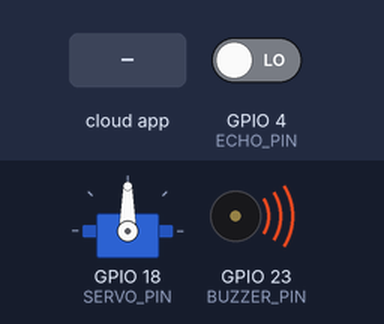
Recording of a sketch running on a simulated ESP32. Shown: servo, buzzer (waves = sounding, pin HIGH). The inputs (shaded band) are chosen by the test bench; at power-on: GPIO 4 (ECHO_PIN) LOW. WiFi joins after 1.5 s; servers stay silent unless stated; pins used as bus, display or sensor lines are not drawn; what the sketch prints to the serial monitor is not drawn.

Above: at 3.8 s.
3.9 s: the phone or cloud app sets state to UNLOCKED
At 4.3 s:
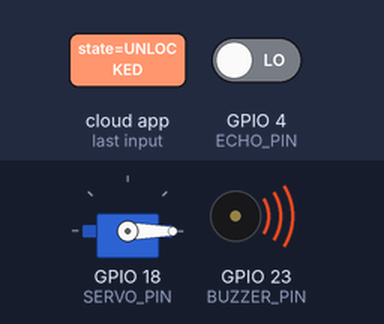
5.4 s: the phone or cloud app sets state to LOCKED
At 5.8 s:
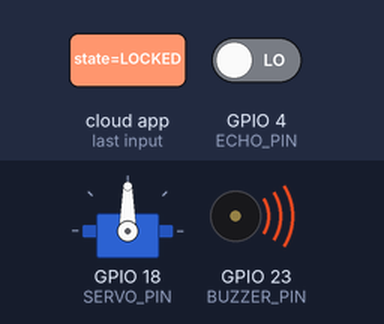
Timing chart, 0 to 8.4 s (numbered marks = the images above; inputs shaded):
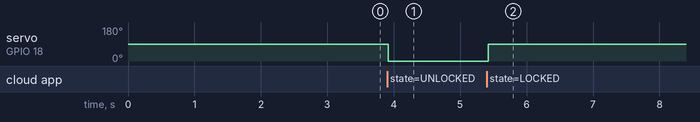

The sketch:

smart_lockbox.ino
```cpp
#include <WiFi.h>
#include <Firebase_ESP_Client.h>
#include <ESP32Servo.h>

/* WIFI & FIREBASE */
#define WIFI_SSID "YOUR WIFI_NAME"
#define WIFI_PASSWORD "YOUR_WIFI_PASSWORD"
#define API_KEY "YOUR_API_KEY"
#define DATABASE_URL "FIREBASE_DATABASE_URL"

/* PINS & SETTINGS */
#define SERVO_PIN 18
#define SERVO_OPEN_ANGLE 0
#define SERVO_LOCK_ANGLE 90
#define TRIG_PIN 5
#define ECHO_PIN 4
#define BUZZER_PIN 23

#define BUZZER_TOTAL_DURATION 10000
#define BEEP_ON_MS 400
#define BEEP_OFF_MS 400

FirebaseData fbdo;
FirebaseData stream;
FirebaseAuth auth;
FirebaseConfig config;
Servo lockServo;

/* --- THREAD-SAFE COMMUNICATION FLAGS --- */
volatile bool cmdOpenBox = false;
volatile bool cmdCloseBox = false;
volatile bool cmdStartBuzzer = false;
volatile bool systemUnlocked = false;

volatile bool reqUploadKey = false;
volatile bool currentKeyStatus = true;

/* STATE VARIABLES */
String lastBuzzerPattern = "NONE";
bool lastKeyPresent = true;

/* SENSOR CONTROL */
float EMPTY_LOW = 7.0;
float EMPTY_HIGH = 8.5;
volatile unsigned long echoStart = 0;
volatile unsigned long echoDuration = 0;
volatile bool newDistanceReady = false;

/* DEBOUNCE VARIABLES */
bool candidateKeyPresent = true;
unsigned long candidateKeyTime = 0;

/* ---------------- HARDWARE INTERRUPT ---------------- */
void IRAM_ATTR echoInterrupt() {
  if (digitalRead(ECHO_PIN) == HIGH) {
    echoStart = micros();
  } else {
    echoDuration = micros() - echoStart;
    newDistanceReady = true;
  }
}

/* ---------------- SETUP ---------------- */
void setup() {
  Serial.begin(115200);

  pinMode(TRIG_PIN, OUTPUT);
  pinMode(ECHO_PIN, INPUT);
  pinMode(BUZZER_PIN, OUTPUT);
  digitalWrite(BUZZER_PIN, HIGH); // Active LOW off

  attachInterrupt(digitalPinToInterrupt(ECHO_PIN), echoInterrupt, CHANGE);

  // Initial Servo Lock
  lockServo.attach(SERVO_PIN);
  lockServo.write(SERVO_LOCK_ANGLE);
  delay(1000);
  lockServo.detach();

  WiFi.begin(WIFI_SSID, WIFI_PASSWORD);
  Serial.print("Connecting WiFi");
  while (WiFi.status() != WL_CONNECTED) {
    delay(500);
    Serial.print(".");
  }
  Serial.println("\nWiFi connected");

  config.api_key = API_KEY;
  config.database_url = DATABASE_URL;

  config.timeout.serverResponse = 10 * 1000;
  config.timeout.socketConnection = 10 * 1000;

  Firebase.signUp(&config, &auth, "", "");
  Firebase.begin(&config, &auth);
  Firebase.reconnectWiFi(true);

  if (!Firebase.RTDB.beginStream(&stream, "/lockboxes/SmartLock_123/lockbox")) {
    Serial.println("Stream error: " + stream.errorReason());
  }

  xTaskCreatePinnedToCore(networkTask, "NetworkTask", 8192, NULL, 1, NULL, 0);

  Serial.println("System Ready - Cores Split & Collision Protection Active");
}

/* ---------------- CORE 0: NETWORK & FIREBASE TASK ---------------- */
void networkTask(void * parameter) {
  for(;;) {
    if (Firebase.ready()) {

      // 1. SAFE UPLOAD
      if (reqUploadKey) {
        reqUploadKey = false;
        if (Firebase.RTDB.setBool(&fbdo, "/lockboxes/SmartLock_123/lockbox/keyPresent", currentKeyStatus)) {
           Serial.println("NETWORK: Safe Upload Success -> KEY " + String(currentKeyStatus ? "PRESENT" : "MISSING"));
        } else {
           Serial.println("NETWORK: Upload Failed -> " + fbdo.errorReason());
        }
      }

      // 2. READ STREAM
      if (!Firebase.RTDB.readStream(&stream)) {
        // Suppress timeout spam
      }

      if (stream.streamAvailable()) {
        String path = stream.dataPath();
        String dataType = stream.dataType();

        if (path != "/keyPresent") {

          if (dataType == "string") {
            processFirebaseData(path, stream.stringData());
          }
          else if (dataType == "json") {
            FirebaseJson *json = stream.jsonObjectPtr();
            FirebaseJsonData result;

            // Process State and Buzzer independently so one doesn't block the other
            if (json->get(result, "state")) {
                processFirebaseData("/state", result.stringValue);
            }
            if (json->get(result, "buzzer/pattern")) {
                processFirebaseData("/buzzer/pattern", result.stringValue);
            }
            if (path == "/buzzer" && json->get(result, "pattern")) {
               processFirebaseData("/buzzer/pattern", result.stringValue);
            }
          }
        }
      }
    }
    vTaskDelay(50 / portTICK_PERIOD_MS);
  }
}

// Helper for Core 0 to parse commands and set flags for Core 1
void processFirebaseData(String path, String value) {
  if (path == "/state") {
    if (value == "UNLOCKED") {
      cmdOpenBox = true;
      systemUnlocked = true;
      Serial.println("NETWORK: Unlock command received");
    } else if (value == "LOCKED") {
      cmdCloseBox = true;
      systemUnlocked = false;
      Serial.println("NETWORK: Lock command received");
    }
  }
  else if (path == "/buzzer/pattern" || path == "/pattern") {
    // FIXED: Exact string match to your frontend architecture
    if ((value == "WARNING_1_MIN" || value == "KEY_NOT_RETURNED") && value != lastBuzzerPattern) {
      cmdStartBuzzer = true;
      lastBuzzerPattern = value;
      Serial.println("NETWORK: Buzzer command received -> " + value);
    }
  }
}

/* ---------------- CORE 1: HARDWARE TASK (MAIN LOOP) ---------------- */
void loop() {
  unsigned long now = millis();
  static unsigned long lastPingTime = 0;
  static unsigned long buzzerStart = 0;
  static unsigned long lastBuzzerToggle = 0;
  static bool buzzerActive = false;
  static bool buzzerOn = false;

  /* --- 1. SERVO MANAGEMENT --- */
  if (cmdOpenBox) {
    lockServo.attach(SERVO_PIN);
    lockServo.write(SERVO_OPEN_ANGLE);
    delay(500);
    lockServo.detach();
    Serial.println("HARDWARE: Lockbox OPENED & Servo Detached");
    cmdOpenBox = false;
  }

  if (cmdCloseBox) {
    lockServo.attach(SERVO_PIN);
    lockServo.write(SERVO_LOCK_ANGLE);
    delay(500);
    lockServo.detach();
    Serial.println("HARDWARE: Lockbox CLOSED & Servo Detached");
    cmdCloseBox = false;
  }

  /* --- 2. BUZZER MANAGEMENT --- */
  if (cmdStartBuzzer) {
    buzzerStart = now;
    lastBuzzerToggle = now;
    buzzerActive = true;
    buzzerOn = false;
    cmdStartBuzzer = false;
    Serial.println("HARDWARE: Buzzer Started");
  }

  if (buzzerActive) {
    if (now - buzzerStart >= BUZZER_TOTAL_DURATION) {
      digitalWrite(BUZZER_PIN, HIGH);
      buzzerActive = false;
      Serial.println("HARDWARE: Buzzer Stopped");
    } else {
      if (now - lastBuzzerToggle >= (buzzerOn ? BEEP_ON_MS : BEEP_OFF_MS)) {
        buzzerOn = !buzzerOn;
        digitalWrite(BUZZER_PIN, buzzerOn ? LOW : HIGH);
        lastBuzzerToggle = now;
      }
    }
  }

  /* --- 3. SENSOR & DATABASE MANAGEMENT --- */
  if (systemUnlocked && (now - lastPingTime >= 150)) {
    digitalWrite(TRIG_PIN, HIGH);
    delayMicroseconds(10);
    digitalWrite(TRIG_PIN, LOW);
    lastPingTime = now;
  }

  if (newDistanceReady && systemUnlocked) {
    float distance = echoDuration * 0.034 / 2;
    newDistanceReady = false;

    bool currentReadingPresent = !(distance >= EMPTY_LOW && distance <= EMPTY_HIGH);

    if (currentReadingPresent != candidateKeyPresent) {
      candidateKeyPresent = currentReadingPresent;
      candidateKeyTime = now;
    }

    if ((now - candidateKeyTime > 1000) && (candidateKeyPresent != lastKeyPresent)) {

      Serial.print("HARDWARE: Stable Key State Detected -> ");
      Serial.println(candidateKeyPresent ? "PRESENT" : "MISSING");

      currentKeyStatus = candidateKeyPresent;
      reqUploadKey = true;

      lastKeyPresent = candidateKeyPresent;
    }
  }

  vTaskDelay(10 / portTICK_PERIOD_MS);
}
```

Measured:
- after the input at 3.9 s, servo on GPIO 18 (SERVO_PIN): 90° → 0° at once
- after the input at 5.4 s, servo on GPIO 18 (SERVO_PIN): 0° → 90° at once
